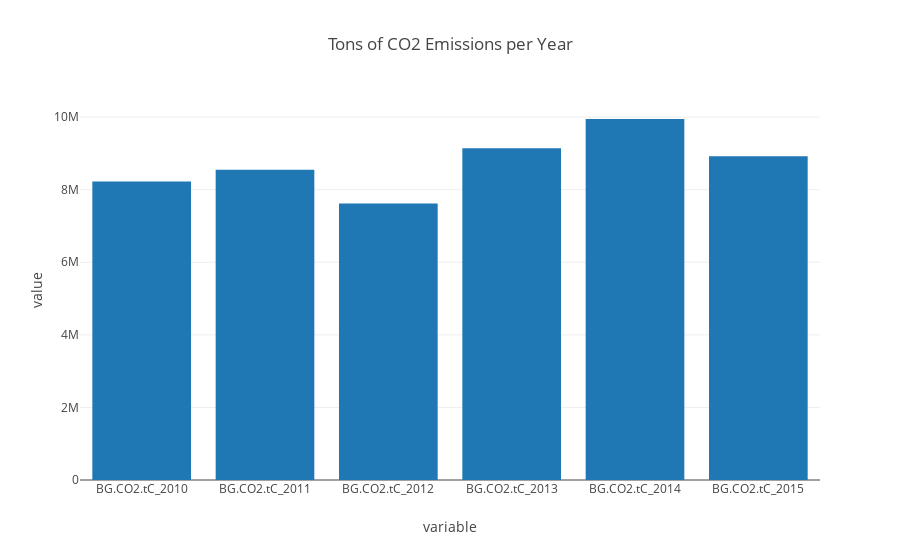
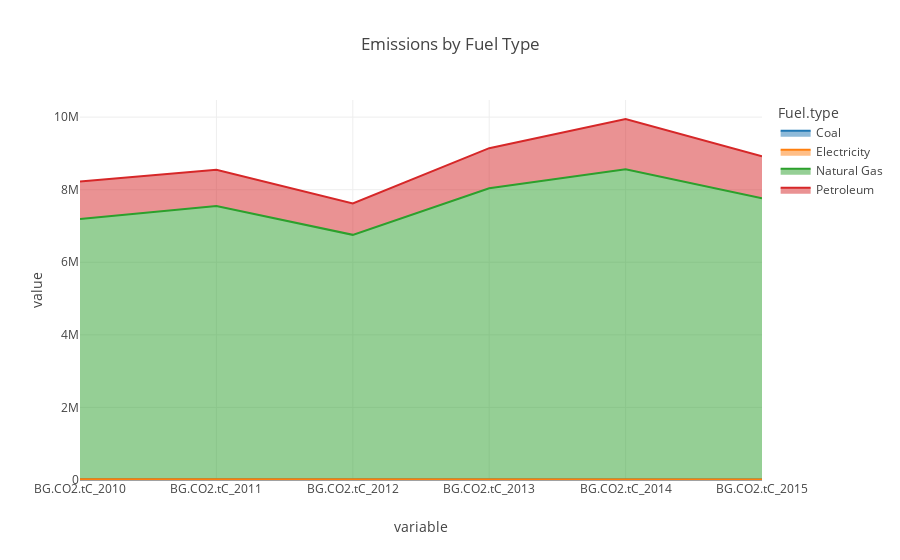
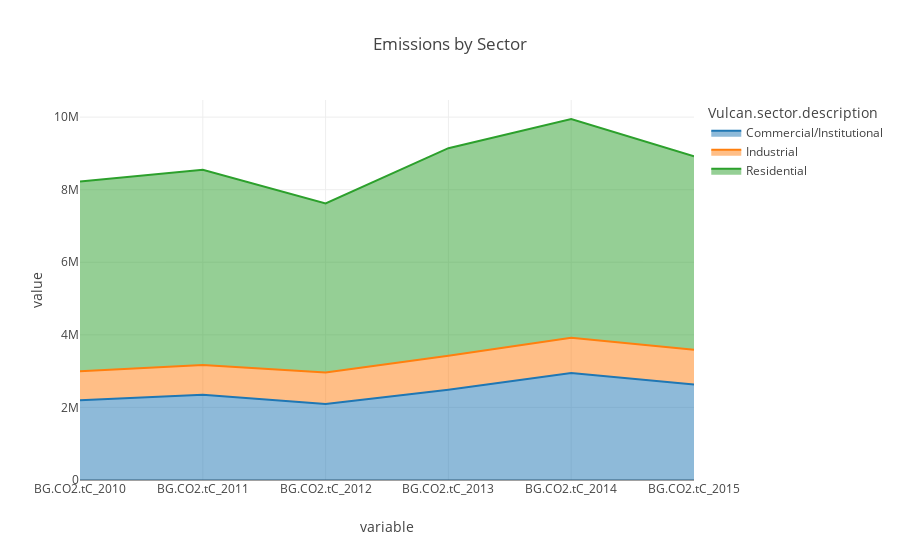
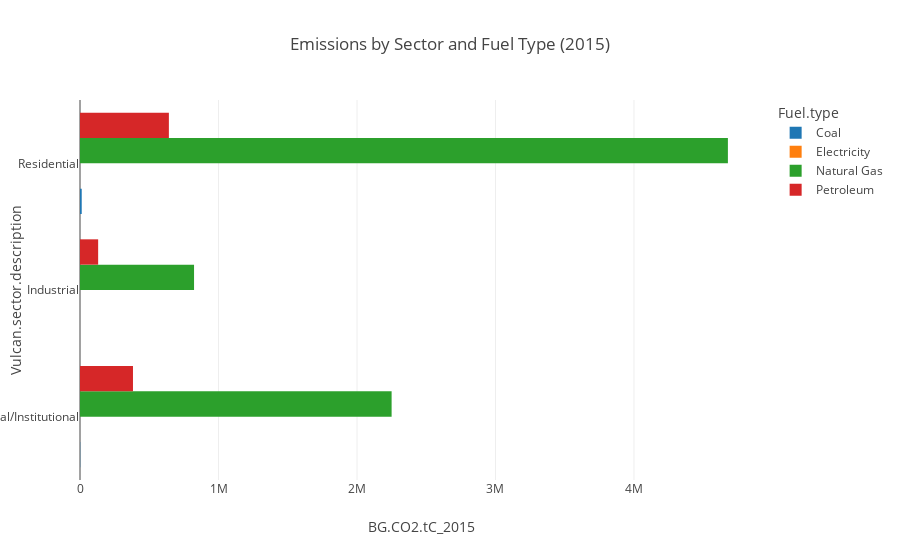

Notebook cell for these charts, in order:
### Markdown cell above
# Census Block Explore
Let's take a look at this census block dataset first. We can look at all the emissions, for five years, by sector by census block. Let's take a look at aggregate trends before reading in a polygon dataset to put this on a map.

### Code cell
#Let's look at data for a single state just to see what's in here
state_select = '26' # Michigan
state_df = block_df[block_df.STATE_FIPS == state_select]


# Let's look at some aggregations
# Total CO2 by year
t_df = state_df.groupby('STATE_FIPS').sum().reset_index().melt(id_vars = 'STATE_FIPS')
px.bar(t_df,x='variable',y='value',title = 'Tons of CO2 Emissions per Year')

# Total CO2 by fuel type
t_df = state_df.groupby('Fuel.type').sum().reset_index().melt(id_vars = ['Fuel.type'])
px.area(t_df,x='variable',y='value',color = 'Fuel.type',title = 'Emissions by Fuel Type')
printmd('**--> It seems strange that electricity has a zero emissions value (Michigan)**')
# Total CO2 by commercial sector
t_df = state_df.groupby('Vulcan.sector.description').sum().reset_index().melt(id_vars = ['Vulcan.sector.description'])
px.area(t_df,x='variable',y='value',color = 'Vulcan.sector.description',title = 'Emissions by Sector')

# Total CO2 by both sector and fuel type
t_df = state_df.groupby(['Vulcan.sector.description','Fuel.type']).sum().reset_index()
px.bar(t_df,x='BG.CO2.tC_2015',y='Vulcan.sector.description',color='Fuel.type',barmode='group',title='Emissions by Sector and Fuel Type (2015)')

### Figure 1 — Plotly figure (JSON) as saved in the notebook; plotly's stock layout.template omitted (floating-point values rounded to 4 significant figures)
{"data": [{"alignmentgroup": "True", "hovertemplate": "variable=%{x}<br>value=%{y}<extra></extra>", "legendgroup": "", "marker": {"color": "#1F77B4"}, "name": "", "offsetgroup": "", "orientation": "v", "showlegend": false, "textposition": "auto", "type": "bar", "x": ["BG.CO2.tC_2010", "BG.CO2.tC_2011", "BG.CO2.tC_2012", "BG.CO2.tC_2013", "BG.CO2.tC_2014", "BG.CO2.tC_2015"], "xaxis": "x", "y": [8228000.0, 8547000.0, 7621000.0, 9144000.0, 9948000.0, 8921000.0], "yaxis": "y"}], "layout": {"barmode": "relative", "legend": {"tracegroupgap": 0}, "title": {"text": "Tons of CO2 Emissions per Year"}, "xaxis": {"anchor": "y", "domain": [0, 1], "title": {"text": "variable"}}, "yaxis": {"anchor": "x", "domain": [0, 1], "title": {"text": "value"}}}}

### Figure 2 — Plotly figure (JSON) as saved in the notebook; plotly's stock layout.template omitted (floating-point values rounded to 4 significant figures)
{"data": [{"hovertemplate": "Fuel.type=Coal<br>variable=%{x}<br>value=%{y}<extra></extra>", "legendgroup": "Coal", "line": {"color": "#1F77B4"}, "mode": "lines", "name": "Coal", "orientation": "v", "showlegend": true, "stackgroup": "1", "type": "scatter", "x": ["BG.CO2.tC_2010", "BG.CO2.tC_2011", "BG.CO2.tC_2012", "BG.CO2.tC_2013", "BG.CO2.tC_2014", "BG.CO2.tC_2015"], "xaxis": "x", "y": [18420.0, 17740.0, 15230.0, 14700.0, 14520.0, 13970.0], "yaxis": "y"}, {"hovertemplate": "Fuel.type=Electricity<br>variable=%{x}<br>value=%{y}<extra></extra>", "legendgroup": "Electricity", "line": {"color": "#FF7F0E"}, "mode": "lines", "name": "Electricity", "orientation": "v", "showlegend": true, "stackgroup": "1", "type": "scatter", "x": ["BG.CO2.tC_2010", "BG.CO2.tC_2011", "BG.CO2.tC_2012", "BG.CO2.tC_2013", "BG.CO2.tC_2014", "BG.CO2.tC_2015"], "xaxis": "x", "y": [0, 0, 0, 0, 0, 0], "yaxis": "y"}, {"hovertemplate": "Fuel.type=Natural Gas<br>variable=%{x}<br>value=%{y}<extra></extra>", "legendgroup": "Natural Gas", "line": {"color": "#2CA02C"}, "mode": "lines", "name": "Natural Gas", "orientation": "v", "showlegend": true, "stackgroup": "1", "type": "scatter", "x": ["BG.CO2.tC_2010", "BG.CO2.tC_2011", "BG.CO2.tC_2012", "BG.CO2.tC_2013", "BG.CO2.tC_2014", "BG.CO2.tC_2015"], "xaxis": "x", "y": [7174000.0, 7533000.0, 6741000.0, 8027000.0, 8546000.0, 7751000.0], "yaxis": "y"}, {"hovertemplate": "Fuel.type=Petroleum<br>variable=%{x}<br>value=%{y}<extra></extra>", "legendgroup": "Petroleum", "line": {"color": "#D62728"}, "mode": "lines", "name": "Petroleum", "orientation": "v", "showlegend": true, "stackgroup": "1", "type": "scatter", "x": ["BG.CO2.tC_2010", "BG.CO2.tC_2011", "BG.CO2.tC_2012", "BG.CO2.tC_2013", "BG.CO2.tC_2014", "BG.CO2.tC_2015"], "xaxis": "x", "y": [1036000.0, 995500.0, 865300.0, 1103000.0, 1387000.0, 1155000.0], "yaxis": "y"}], "layout": {"legend": {"title": {"text": "Fuel.type"}, "tracegroupgap": 0}, "title": {"text": "Emissions by Fuel Type"}, "xaxis": {"anchor": "y", "domain": [0, 1], "title": {"text": "variable"}}, "yaxis": {"anchor": "x", "domain": [0, 1], "title": {"text": "value"}}}}

### Figure 3 — Plotly figure (JSON) as saved in the notebook; plotly's stock layout.template omitted (floating-point values rounded to 4 significant figures)
{"data": [{"hovertemplate": "Vulcan.sector.description=Commercial/Institutional<br>variable=%{x}<br>value=%{y}<extra></extra>", "legendgroup": "Commercial/Institutional", "line": {"color": "#1F77B4"}, "mode": "lines", "name": "Commercial/Institutional", "orientation": "v", "showlegend": true, "stackgroup": "1", "type": "scatter", "x": ["BG.CO2.tC_2010", "BG.CO2.tC_2011", "BG.CO2.tC_2012", "BG.CO2.tC_2013", "BG.CO2.tC_2014", "BG.CO2.tC_2015"], "xaxis": "x", "y": [2195000.0, 2347000.0, 2096000.0, 2485000.0, 2945000.0, 2634000.0], "yaxis": "y"}, {"hovertemplate": "Vulcan.sector.description=Industrial<br>variable=%{x}<br>value=%{y}<extra></extra>", "legendgroup": "Industrial", "line": {"color": "#FF7F0E"}, "mode": "lines", "name": "Industrial", "orientation": "v", "showlegend": true, "stackgroup": "1", "type": "scatter", "x": ["BG.CO2.tC_2010", "BG.CO2.tC_2011", "BG.CO2.tC_2012", "BG.CO2.tC_2013", "BG.CO2.tC_2014", "BG.CO2.tC_2015"], "xaxis": "x", "y": [800300.0, 822900.0, 867100.0, 938000.0, 976600.0, 954500.0], "yaxis": "y"}, {"hovertemplate": "Vulcan.sector.description=Residential<br>variable=%{x}<br>value=%{y}<extra></extra>", "legendgroup": "Residential", "line": {"color": "#2CA02C"}, "mode": "lines", "name": "Residential", "orientation": "v", "showlegend": true, "stackgroup": "1", "type": "scatter", "x": ["BG.CO2.tC_2010", "BG.CO2.tC_2011", "BG.CO2.tC_2012", "BG.CO2.tC_2013", "BG.CO2.tC_2014", "BG.CO2.tC_2015"], "xaxis": "x", "y": [5232000.0, 5377000.0, 4658000.0, 5722000.0, 6026000.0, 5332000.0], "yaxis": "y"}], "layout": {"legend": {"title": {"text": "Vulcan.sector.description"}, "tracegroupgap": 0}, "title": {"text": "Emissions by Sector"}, "xaxis": {"anchor": "y", "domain": [0, 1], "title": {"text": "variable"}}, "yaxis": {"anchor": "x", "domain": [0, 1], "title": {"text": "value"}}}}

### Figure 4 — Plotly figure (JSON) as saved in the notebook; plotly's stock layout.template omitted (floating-point values rounded to 4 significant figures)
{"data": [{"alignmentgroup": "True", "hovertemplate": "Fuel.type=Coal<br>BG.CO2.tC_2015=%{x}<br>Vulcan.sector.description=%{y}<extra></extra>", "legendgroup": "Coal", "marker": {"color": "#1F77B4"}, "name": "Coal", "offsetgroup": "Coal", "orientation": "h", "showlegend": true, "textposition": "auto", "type": "bar", "x": [1517.0, 0, 12450.0], "xaxis": "x", "y": ["Commercial/Institutional", "Industrial", "Residential"], "yaxis": "y"}, {"alignmentgroup": "True", "hovertemplate": "Fuel.type=Electricity<br>BG.CO2.tC_2015=%{x}<br>Vulcan.sector.description=%{y}<extra></extra>", "legendgroup": "Electricity", "marker": {"color": "#FF7F0E"}, "name": "Electricity", "offsetgroup": "Electricity", "orientation": "h", "showlegend": true, "textposition": "auto", "type": "bar", "x": [0, 0, 0], "xaxis": "x", "y": ["Commercial/Institutional", "Industrial", "Residential"], "yaxis": "y"}, {"alignmentgroup": "True", "hovertemplate": "Fuel.type=Natural Gas<br>BG.CO2.tC_2015=%{x}<br>Vulcan.sector.description=%{y}<extra></extra>", "legendgroup": "Natural Gas", "marker": {"color": "#2CA02C"}, "name": "Natural Gas", "offsetgroup": "Natural Gas", "orientation": "h", "showlegend": true, "textposition": "auto", "type": "bar", "x": [2250000.0, 823500.0, 4678000.0], "xaxis": "x", "y": ["Commercial/Institutional", "Industrial", "Residential"], "yaxis": "y"}, {"alignmentgroup": "True", "hovertemplate": "Fuel.type=Petroleum<br>BG.CO2.tC_2015=%{x}<br>Vulcan.sector.description=%{y}<extra></extra>", "legendgroup": "Petroleum", "marker": {"color": "#D62728"}, "name": "Petroleum", "offsetgroup": "Petroleum", "orientation": "h", "showlegend": true, "textposition": "auto", "type": "bar", "x": [382500.0, 131000.0, 641700.0], "xaxis": "x", "y": ["Commercial/Institutional", "Industrial", "Residential"], "yaxis": "y"}], "layout": {"barmode": "group", "legend": {"title": {"text": "Fuel.type"}, "tracegroupgap": 0}, "title": {"text": "Emissions by Sector and Fuel Type (2015)"}, "xaxis": {"anchor": "y", "domain": [0, 1], "title": {"text": "BG.CO2.tC_2015"}}, "yaxis": {"anchor": "x", "domain": [0, 1], "title": {"text": "Vulcan.sector.description"}}}}
